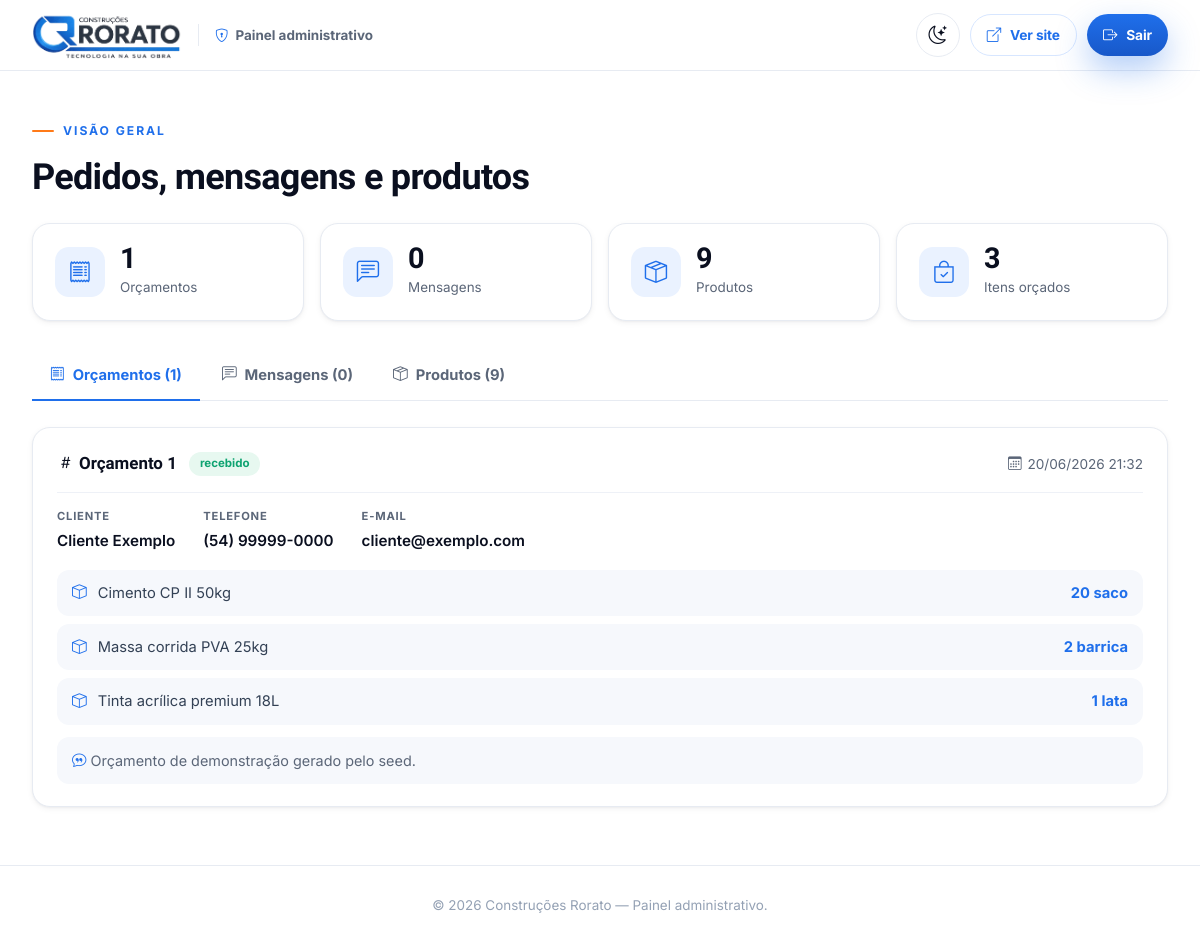
/admin.php (signed in), run on the app's committed database.
### tables this page shows
CREATE TABLE orcamentos (
    id_orcamento INT AUTO_INCREMENT PRIMARY KEY,
    id_cliente INT NOT NULL,
    status VARCHAR(30) NOT NULL DEFAULT 'recebido',
    observacoes TEXT NULL,
    criado_em DATETIME NOT NULL DEFAULT CURRENT_TIMESTAMP,
    CONSTRAINT fk_orcamentos_clientes
        FOREIGN KEY (id_cliente) REFERENCES clientes(id_cliente)
);

CREATE TABLE clientes (
    id_cliente INT AUTO_INCREMENT PRIMARY KEY,
    nome VARCHAR(120) NOT NULL,
    telefone VARCHAR(30) NOT NULL,
    email VARCHAR(120) NULL,
    cidade VARCHAR(80) NULL,
    criado_em DATETIME NOT NULL DEFAULT CURRENT_TIMESTAMP
);

CREATE TABLE itens_orcamento (
    id_item INT AUTO_INCREMENT PRIMARY KEY,
    id_orcamento INT NOT NULL,
    id_produto INT NOT NULL,
    quantidade DECIMAL(10, 2) NOT NULL,
    unidade VARCHAR(30) NOT NULL,
    ambiente VARCHAR(80) NULL,
    CONSTRAINT fk_itens_orcamento_orcamentos
        FOREIGN KEY (id_orcamento) REFERENCES orcamentos(id_orcamento),
    CONSTRAINT fk_itens_orcamento_produtos
        FOREIGN KEY (id_produto) REFERENCES produtos(id_produto)
);

CREATE TABLE produtos (
    id_produto INT AUTO_INCREMENT PRIMARY KEY,
    id_categoria INT NOT NULL,
    nome VARCHAR(120) NOT NULL,
    descricao TEXT NULL,
    unidade VARCHAR(30) NOT NULL,
    preco_base DECIMAL(10, 2) NULL,
    estoque VARCHAR(40) NULL,
    destaque TINYINT(1) NOT NULL DEFAULT 0,
    ativo TINYINT(1) NOT NULL DEFAULT 1,
    CONSTRAINT fk_produtos_categorias
        FOREIGN KEY (id_categoria) REFERENCES categorias(id_categoria)
);

### app/repository.php (called while the page is built, shortened)
<?php
function formatar_data(?string $datetime): string
{
    $ts = strtotime($datetime);
    return $ts !== false ? date('d/m/Y H:i', $ts) : $datetime;
}
function repo_listar_orcamentos(): array
{
    $pdo = db();
    $orcamentos = $pdo->query(
        'SELECT o.id_orcamento, o.status, o.observacoes, o.criado_em,
                c.nome, c.telefone, c.email, c.cidade
         FROM orcamentos o
         INNER JOIN clientes c ON c.id_cliente = o.id_cliente
         ORDER BY o.id_orcamento DESC'
    )->fetchAll();
    $itens = $pdo->query(
        'SELECT i.id_orcamento, i.quantidade, i.unidade, p.nome AS produto
         FROM itens_orcamento i
         INNER JOIN produtos p ON p.id_produto = i.id_produto
         ORDER BY i.id_item'
    )->fetchAll();
    $itensPorOrcamento = [];
    foreach ($itens as $item) {
        $itensPorOrcamento[(int) $item['id_orcamento']][] = $item;
    }
    return $orcamentos;
}
function repo_listar_mensagens(): array
{
    $pdo = db();
    return $pdo->query(
        'SELECT id_mensagem, nome, contato, assunto, mensagem, enviado_em
         FROM mensagens_contato
         ORDER BY id_mensagem DESC'
    )->fetchAll();
}
function repo_listar_produtos_admin(): array
{
    $pdo = db();
    return $pdo->query(
        'SELECT p.id_produto, p.id_categoria, p.nome, p.descricao, p.unidade,
                p.preco_base, p.estoque, p.destaque, p.ativo, c.nome AS categoria_nome
         FROM produtos p
         INNER JOIN categorias c ON c.id_categoria = p.id_categoria
         ORDER BY p.id_produto DESC'
    )->fetchAll();
}

### app/config.php (called while the page is built, shortened)
<?php
function e($value): string
{
    return htmlspecialchars((string) $value, ENT_QUOTES, 'UTF-8');
}

### public/admin.php (the view, shortened to what this page needs)
<?php
require_once __DIR__ . '/../app/config.php';
require_once __DIR__ . '/../app/repository.php';
$orcamentos     = repo_listar_orcamentos();
$mensagens      = repo_listar_mensagens();
$produtosAdmin  = repo_listar_produtos_admin();
$tab = (string) ($_GET['tab'] ?? 'orc');
$totalItens = array_sum(array_map(static function (array $o): int {
    return count($o['itens']);
}, $orcamentos));
require __DIR__ . '/../app/templates/admin-header.php';
?>
<div class="admin-head">
    <p class="eyebrow">Visão geral</p>
    <h1>Pedidos, mensagens e produtos</h1>
</div>
<div class="admin-stats">
    <div class="admin-stat">
        <i class="bi bi-receipt"></i>
        <div><b><?= e((string) count($orcamentos)) ?></b><span>Orçamentos</span></div>
    </div>
    <div class="admin-stat">
        <i class="bi bi-chat-left-text"></i>
        <div><b><?= e((string) count($mensagens)) ?></b><span>Mensagens</span></div>
    </div>
    <div class="admin-stat">
        <i class="bi bi-box-seam"></i>
        <div><b><?= e((string) count($produtosAdmin)) ?></b><span>Produtos</span></div>
    </div>
    <div class="admin-stat">
        <i class="bi bi-bag-check"></i>
        <div><b><?= e((string) $totalItens) ?></b><span>Itens orçados</span></div>
    </div>
</div>
<ul class="nav nav-tabs admin-tabs" id="adminTabs" role="tablist">
    <li class="nav-item" role="presentation">
        <button class="nav-link <?= $tab === 'orc' ? 'active' : '' ?>" data-bs-toggle="tab" data-bs-target="#pane-orc" type="button" role="tab">
            <i class="bi bi-receipt"></i> Orçamentos (<?= e((string) count($orcamentos)) ?>)
        </button>
    </li>
    <li class="nav-item" role="presentation">
        <button class="nav-link <?= $tab === 'msg' ? 'active' : '' ?>" data-bs-toggle="tab" data-bs-target="#pane-msg" type="button" role="tab">
            <i class="bi bi-chat-left-text"></i> Mensagens (<?= e((string) count($mensagens)) ?>)
        </button>
    </li>
    <li class="nav-item" role="presentation">
        <button class="nav-link <?= $tab === 'produtos' ? 'active' : '' ?>" data-bs-toggle="tab" data-bs-target="#pane-prod" type="button" role="tab">
            <i class="bi bi-box-seam"></i> Produtos (<?= e((string) count($produtosAdmin)) ?>)
        </button>
    </li>
</ul>
<div class="tab-content">
    <div class="tab-pane fade <?= $tab === 'orc' ? 'show active' : '' ?>" id="pane-orc" role="tabpanel">
        <?php if ($orcamentos === []): ?>
            <div class="empty"><i class="bi bi-receipt"></i><h2>Nenhum orçamento ainda</h2><p>Os orçamentos enviados pelo site aparecem aqui.</p></div>
        <?php else: ?>
            <?php foreach ($orcamentos as $orc): ?>
                <article class="order-card">
                    <div class="order-card__top">
                        <span class="order-card__id"><i class="bi bi-hash"></i>Orçamento <?= e((string) $orc['id_orcamento']) ?></span>
                        <span class="badge b-ok"><?= e((string) $orc['status']) ?></span>
                        <span class="order-card__date"><i class="bi bi-calendar3"></i> <?= e(formatar_data($orc['criado_em'])) ?></span>
                    </div>
                    <div class="order-card__meta">
                        <div><span>Cliente</span><b><?= e((string) $orc['nome']) ?></b></div>
                        <div><span>Telefone</span><b><?= e((string) $orc['telefone']) ?></b></div>
                        <?php if (!empty($orc['email'])): ?><div><span>E-mail</span><b><?= e((string) $orc['email']) ?></b></div><?php endif; ?>
                    </div>
                    <?php if ($orc['itens'] !== []): ?>
                        <div class="order-items">
                            <?php foreach ($orc['itens'] as $item): ?>
                                <div class="order-item"><i class="bi bi-box"></i><span><?= e((string) $item['produto']) ?></span><span class="qt"><?= e((string) (float) $item['quantidade']) ?> <?= e((string) $item['unidade']) ?></span></div>
                            <?php endforeach; ?>
                        </div>
                    <?php else: ?>
                        <p class="order-empty-items">Sem item específico (produto sob consulta).</p>
                    <?php endif; ?>
                    <?php if (!empty($orc['observacoes'])): ?>
                        <div class="order-obs"><i class="bi bi-chat-quote"></i> <?= e((string) $orc['observacoes']) ?></div>
                    <?php endif; ?>
                </article>
            <?php endforeach; ?>
        <?php endif; ?>
    </div>
</div>
<?php require __DIR__ . '/../app/templates/admin-footer.php'; ?>

### data on the page
orcamentos: id_orcamento "1", status "recebido", criado_em "20/06/2026 21:32", id_cliente.nome "Cliente Exemplo", id_cliente.telefone "(54) 99999-0000", id_cliente.email "cliente@exemplo.com", observacoes "Orçamento de demonstração gerado pelo seed."
itens_orcamento: id_produto.nome "Cimento CP II 50kg", quantidade "20", unidade "saco"
itens_orcamento: id_produto.nome "Massa corrida PVA 25kg", quantidade "2", unidade "barrica"
itens_orcamento: id_produto.nome "Tinta acrílica premium 18L", quantidade "1", unidade "lata"

### other printed values
count($orcamentos) "1"
count($mensagens) "0"
count($produtosAdmin) "9"
$totalItens "3"
APP_NAME "Construções Rorato"
